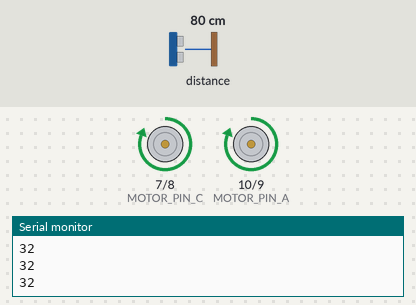
Simulated run of this sketch. Board: Arduino Uno, built with avr-gcc and run on an emulated ATmega328P. Parts: motor-driver pin pairs drawn as motors (green arrow = first pin HIGH = forward, orange = second pin HIGH = backward, longer = more drive), the last lines printed to the serial monitor. The test bench sets the inputs (shaded band); at power-on: distance to the obstacle 80 cm.

Above: at 1.2 s.
1.3 s: distance to the obstacle set to 27 cm
2.8 s: distance to the obstacle set to 22 cm
At 4.0 s:
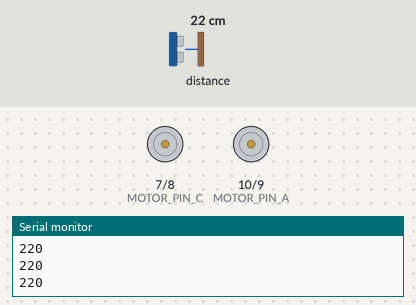
4.3 s: distance to the obstacle set to 15 cm
5.8 s: distance to the obstacle set to 12 cm
At 6.3 s:
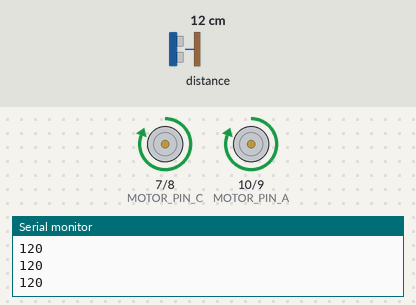
7.3 s: distance to the obstacle set to 18 cm
At 8.7 s:
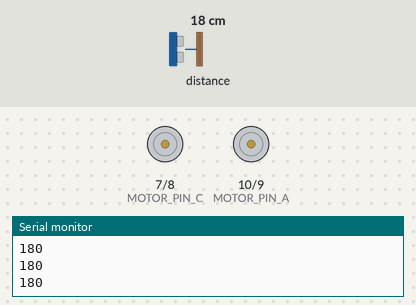
Timing chart, 0 to 9.8 s (numbered marks = the images above; inputs shaded):
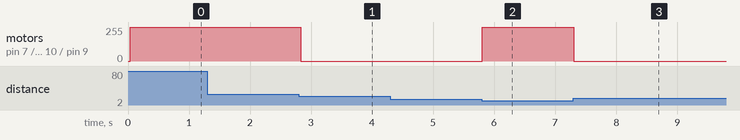

The sketch:

2_motors_with_beahivour_forwar_stop_backward.ino
```cpp
// MOTOR
#define MOTOR_PIN_A 10
#define MOTOR_PIN_B 9
#define MOTOR_PIN_C 7
#define MOTOR_PIN_D 8


//FINITESWITCH STUFF

const byte START = 0;
const byte FORWARD = 1;
const byte LEFT = 2;
const byte REVERSE = 3;

byte myState;


// SENSOR DISTANCE

#include <Wire.h>
#include "Adafruit_VL6180X.h"

Adafruit_VL6180X vl = Adafruit_VL6180X();


void setup() {
 Serial.begin(9600);
  myState = START;  // Initial State

  pinMode(MOTOR_PIN_A, OUTPUT);
  pinMode(MOTOR_PIN_B, OUTPUT);
  pinMode(MOTOR_PIN_C, OUTPUT);
  pinMode(MOTOR_PIN_D, OUTPUT);


// SENSOR
  if (! vl.begin()) {
    Serial.println("Failed to find sensor");
    while (1);
  }
}


void loop() {
  // SENSOR
  uint8_t range = vl.readRange();
  int intensity = map(range,13,255,0,2);
  Serial.println(range);

// SWITCH
switch (intensity) {

    case 0:
      /*Serial.println("Enter START state");
      delay(10);
      myState = FORWARD;
      */
      digitalWrite(MOTOR_PIN_A, HIGH);
      digitalWrite(MOTOR_PIN_B, LOW);
      digitalWrite(MOTOR_PIN_C, HIGH);
      digitalWrite(MOTOR_PIN_D, LOW);
      //Serial.println(0);

      break;

    case 1:

      /*
      Serial.println("Enter FORWARD state");
      Serial.println("Move Forward"); // action
      if (analogRead(A0) < 100) {
        myState = REVERSE;
      }
      delay(500);*/
      digitalWrite(MOTOR_PIN_A, LOW);
      digitalWrite(MOTOR_PIN_B, LOW);
      digitalWrite(MOTOR_PIN_C, LOW);
      digitalWrite(MOTOR_PIN_D, LOW);

      break;

    case 2:
      digitalWrite(MOTOR_PIN_A, LOW);
      digitalWrite(MOTOR_PIN_B, HIGH);
      digitalWrite(MOTOR_PIN_C, LOW);
      digitalWrite(MOTOR_PIN_D, HIGH);
      //Serial.println(1);
//
//      Serial.println("Enter REVERSE state");
//      Serial.println("Move Backward"); // action
//      myState = LEFT;
//      delay(500);
      break;

  }
/*
  //One direction
  digitalWrite(MOTOR_PIN_A, HIGH);
  digitalWrite(MOTOR_PIN_B, LOW);
  digitalWrite(MOTOR_PIN_C, HIGH);
  digitalWrite(MOTOR_PIN_D, LOW);
  delay(5000);

  //The other direction
  digitalWrite(MOTOR_PIN_A, LOW);
  digitalWrite(MOTOR_PIN_B, HIGH);
  digitalWrite(MOTOR_PIN_C, LOW);
  digitalWrite(MOTOR_PIN_D, HIGH);
  delay(5000);*/
}
```

Measured:
- the behaviour switches between 26 and 25 cm on distance to the obstacle (found by bisection; images 0 and 1)
- the behaviour switches between 14 and 13 cm on distance to the obstacle (found by bisection; images 1 and 2)
- after the input at 2.8 s, motor on pin 7 (MOTOR_PIN_C) / pin 8 (MOTOR_PIN_D), motor on pin 10 (MOTOR_PIN_A) / pin 9 (MOTOR_PIN_B): forward 255/255 → stopped at once
- after the input at 5.8 s, motor on pin 7 (MOTOR_PIN_C) / pin 8 (MOTOR_PIN_D), motor on pin 10 (MOTOR_PIN_A) / pin 9 (MOTOR_PIN_B): stopped → forward 255/255 at once
- after the input at 7.3 s, motor on pin 7 (MOTOR_PIN_C) / pin 8 (MOTOR_PIN_D), motor on pin 10 (MOTOR_PIN_A) / pin 9 (MOTOR_PIN_B): forward 255/255 → stopped at once
